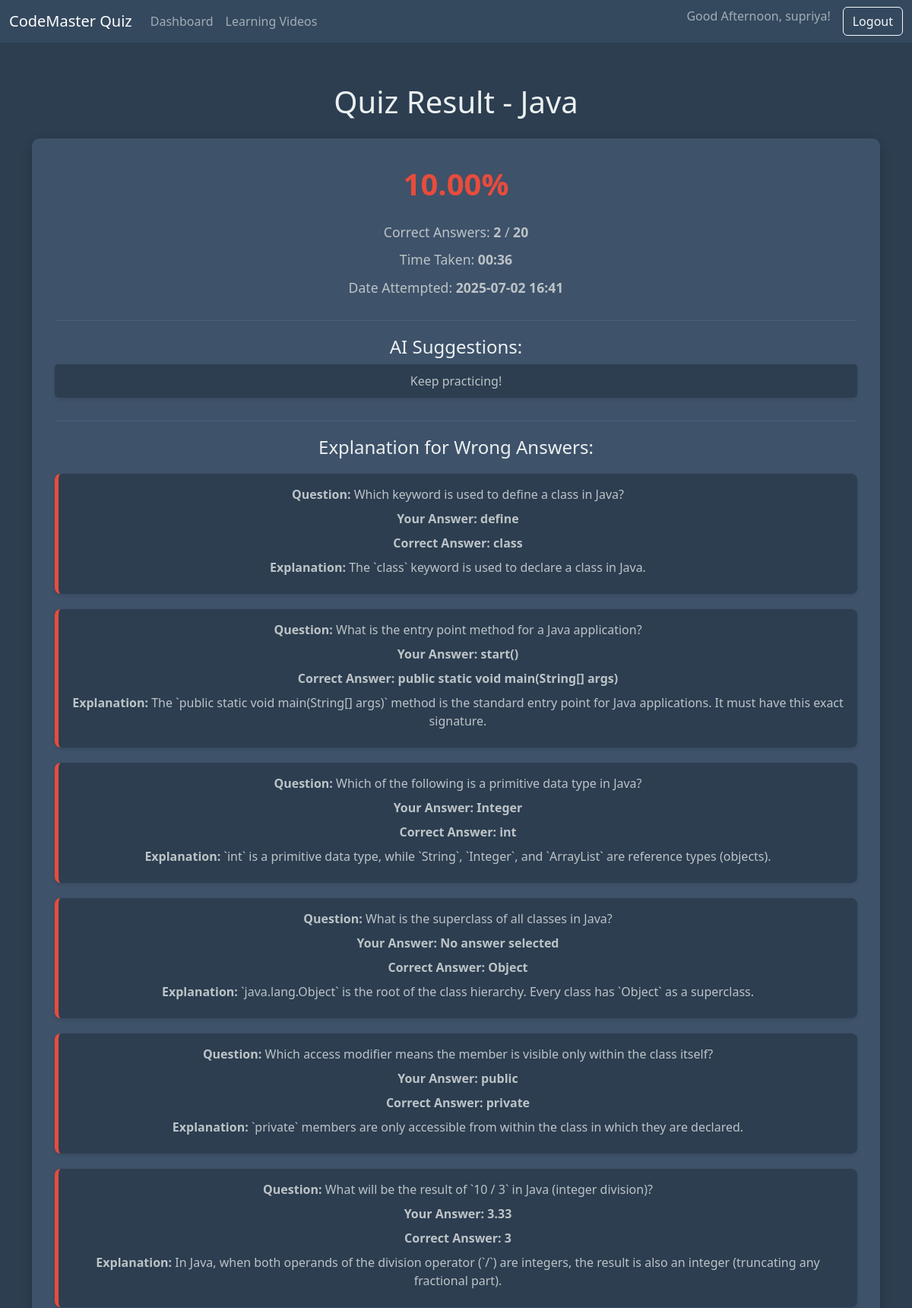
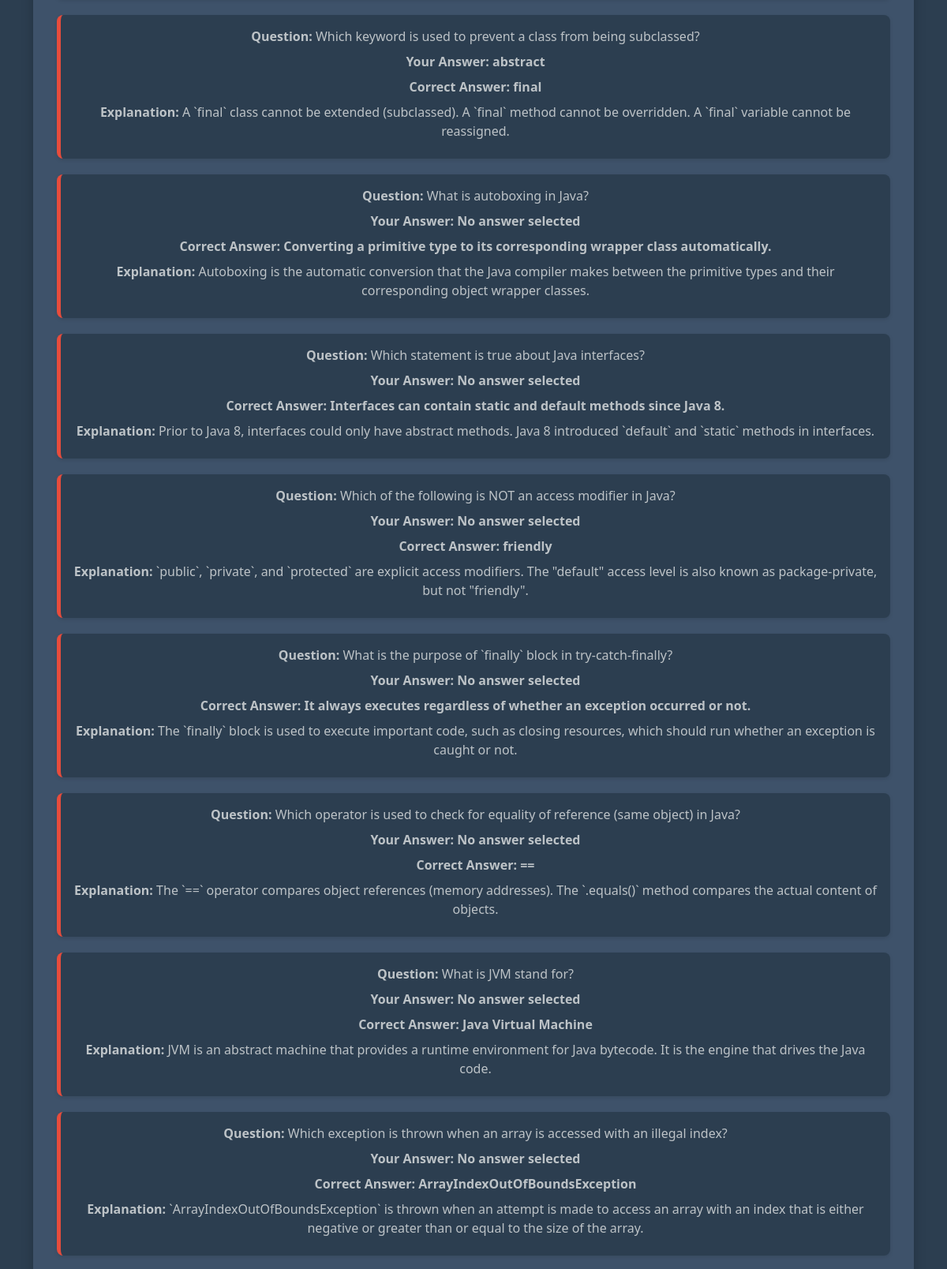
/result/2 (signed in, upper part), run on the app's committed database (2 pictures, top to bottom).
### app.py (models this page shows, shortened)
class User(UserMixin, db.Model):
    id = db.Column(db.Integer, primary_key=True)
    username = db.Column(db.String(80), unique=True, nullable=False)
    password_hash = db.Column(db.String(120), nullable=False)
    quiz_attempts = db.relationship('QuizAttempt', backref='user', lazy=True) # One-to-many relationship

class QuizAttempt(db.Model):
    id = db.Column(db.Integer, primary_key=True)
    user_id = db.Column(db.Integer, db.ForeignKey('user.id'), nullable=False)
    quiz_language = db.Column(db.String(50), nullable=False)
    score = db.Column(db.Float, nullable=False)
    total_questions = db.Column(db.Integer, nullable=False)
    correct_answers = db.Column(db.Integer, nullable=False)
    time_taken_seconds = db.Column(db.Integer)
    date_attempted = db.Column(db.DateTime, nullable=False, default=datetime.utcnow)
    wrong_answers_details = db.Column(db.Text) # JSON string of list of dicts

### app.py (the view)
@app.route('/result/<int:attempt_id>')
@login_required
def result(attempt_id):
    attempt = db.session.get(QuizAttempt, attempt_id)
    if not attempt or attempt.user_id != current_user.id:
        flash('Attempt not found or you do not have permission to view it.', 'danger')
        return redirect(url_for('dashboard'))
    wrong_answers = json.loads(attempt.wrong_answers_details) if attempt.wrong_answers_details else []
    suggestions = ["Review these topics to improve.", "Practice similar questions."]
    if attempt.score >= 80:
        suggestions = ["Great performance!"]
    elif attempt.score >= 50:
        suggestions = ["Good progress!"]
    else:
        suggestions = ["Keep practicing!"]
    return render_template('result.html', attempt=attempt, wrong_answers=wrong_answers, suggestions=suggestions)

### app.py (called while the page is built)
@login_manager.user_loader
def load_user(user_id):
    return db.session.get(User, int(user_id))

@app.before_request
def create_tables():
    db.create_all()

### templates/result.html (shortened to what this page needs)
<!DOCTYPE html>
<html lang="en">
<head>
    <link href="https://cdn.jsdelivr.net/npm/bootstrap@5.3.3/dist/css/bootstrap.min.css" rel="stylesheet">
    <link rel="stylesheet" href="https://cdnjs.cloudflare.com/ajax/libs/font-awesome/6.0.0-beta3/css/all.min.css">
</head>
<body>
    <nav class="navbar navbar-expand-lg navbar-dark bg-dark">
        <div class="container-fluid">
            <a class="navbar-brand" href="{{ url_for('dashboard') }}">CodeMaster Quiz</a>
            <div class="collapse navbar-collapse" id="navbarNav">
                <ul class="navbar-nav me-auto mb-2 mb-lg-0">
                    <li class="nav-item">
                        <a class="nav-link" href="{{ url_for('dashboard') }}">Dashboard</a>
                    </li>
                    <li class="nav-item">
                        <a class="nav-link" href="{{ url_for('videos') }}">Learning Videos</a>
                    </li>
                </ul>
                <ul class="navbar-nav ms-auto">
                    <li class="nav-item">
                        <span class="navbar-text me-3">
                            Good Afternoon, {{ current_user.username }}!
                        </span>
                    </li>
                    <li class="nav-item">
                        <a class="btn btn-outline-light" href="{{ url_for('logout') }}">Logout</a>
                    </li>
                </ul>
            </div>
        </div>
    </nav>
    <div class="container mt-4">
        <h1 class="text-center mb-4">Quiz Result - {{ attempt.quiz_language|capitalize }}</h1>
        <div class="result-container text-center">
            <p class="score-display {% if attempt.score < 50 %}fail{% endif %}">
                {{ "%.2f"|format(attempt.score) }}%
            </p>
            <div class="summary">
                <p>Correct Answers: <strong>{{ attempt.correct_answers }}</strong> / <strong>{{ attempt.total_questions }}</strong></p>
                <p>Time Taken: <strong>
                    {% if attempt.time_taken_seconds %}
                        {{ "%02d:%02d"|format(attempt.time_taken_seconds // 60, attempt.time_taken_seconds % 60) }}
                    {% else %}
                        N/A
                    {% endif %}
                </strong></p>
                <p>Date Attempted: <strong>{{ attempt.date_attempted.strftime('%Y-%m-%d %H:%M') }}</strong></p>
            </div>
            <div class="suggestions-section">
                <h4>AI Suggestions:</h4>
                {% if suggestions %}
                    <ul>
                        {% for suggestion in suggestions %}
                            <li>{{ suggestion }}</li>
                        {% endfor %}
                    </ul>
                {% else %}
                    <p>No specific suggestions at this time.</p>
                {% endif %}
            </div>
            <div class="wrong-answers-section">
                <h4>Explanation for Wrong Answers:</h4>
                {% if wrong_answers %}
                    {% for detail in wrong_answers %}
                        <div class="wrong-answer-detail">
                            <p><strong>Question:</strong> {{ detail.question }}</p>
                            <p class="user-info"><strong>Your Answer:</strong> {{ detail.user_answer or 'No answer selected' }}</p>
                            <p class="correct-info"><strong>Correct Answer:</strong> {{ detail.correct_answer }}</p>
                            <p><strong>Explanation:</strong> {{ detail.explanation }}</p>
                        </div>
                    {% endfor %}
                {% else %}
                    <p>Great job! No wrong answers to explain.</p>
                {% endif %}
            </div>
        </div>
    </div>
</body>
</html>

### templates/result.html (style rules this page uses)
body { background-color: #2c3e50; color: #ecf0f1; font-family: 'Segoe UI', Tahoma, Geneva, Verdana, sans-serif; }
.navbar { background-color: #34495e !important; }
.container { padding-top: 30px; padding-bottom: 30px; }
h1, h2, h3, h4, h5, h6 { color: #ecf0f1; }
.result-container { background-color: #3e526a; border-radius: 10px; box-shadow: 0 6px 15px rgba(0, 0, 0, 0.2); padding: 30px; margin-bottom: 30px; }
.score-display { font-size: 2.5em; font-weight: bold; color: #2ecc71; margin-bottom: 20px; }
.score-display.fail { color: #e74c3c; }
.summary p { font-size: 1.1em; margin-bottom: 10px; color: #bdc3c7; }
.wrong-answers-section { margin-top: 30px; border-top: 1px solid #4a607a; padding-top: 20px; }
.wrong-answer-detail { border-left: 5px solid #e74c3c; padding-left: 15px; margin-top: 20px; background-color: #2c3e50; padding: 15px; border-radius: 8px; box-shadow: 0 2px 5px rgba(0, 0, 0, 0.1); }
.wrong-answer-detail p { margin-bottom: 8px; color: #bdc3c7; }
.correct-info { color: #2ecc71; font-weight: bold; }
.user-info { color: #f39c12; font-weight: bold; }
.suggestions-section { margin-top: 30px; border-top: 1px solid #4a607a; padding-top: 20px; }
.suggestions-section ul { list-style: none; padding-left: 0; }
.suggestions-section ul li { background-color: #2c3e50; padding: 10px 15px; border-radius: 5px; margin-bottom: 8px; color: #bdc3c7; box-shadow: 0 2px 5px rgba(0, 0, 0, 0.1); }

### data on the page
User: username "supriya"
QuizAttempt: quiz_language "Java", score "10.00", correct_answers "2", total_questions "20", time_taken_seconds "00:36", date_attempted "2025-07-02 16:41"

### other printed values
{{ suggestion }} "Keep practicing!"
{{ detail.question }} "Which keyword is used to define a class in Java?" "What is the entry point method for a Java application?" "Which of the following is a primitive data type in Java?" "What is the superclass of all classes in Java?" "Which access modifier means the member is visible only within the class itself?" "What will be the result of `10 / 3` in Java (integer division)?" "Which keyword is used to prevent a class from being subclassed?" "What is autoboxing in Java?" "Which statement is true about Java interfaces?" "Which of the following is NOT an access modifier in Java?" "What is the purpose of `finally` block in try-catch-finally?" "Which operator is used to check for equality of reference (same object) in Java?" "What is JVM stand for?" "Which exception is thrown when an array is accessed with an illegal index?"
{{ detail.user_answer or 'No answer selected' }} "define" "start()" "Integer" "No answer selected" "public" "3.33" "abstract" "No answer selected" "No answer selected" "No answer selected" "No answer selected" "No answer selected" "No answer selected" "No answer selected"
{{ detail.correct_answer }} "class" "public static void main(String[] args)" "int" "Object" "private" "3" "final" "Converting a primitive type to its corresponding wrapper class automatically." "Interfaces can contain static and default methods since Java 8." "friendly" "It always executes regardless of whether an exception occurred or not." "==" "Java Virtual Machine" "ArrayIndexOutOfBoundsException"
{{ detail.explanation }} "The `class` keyword is used to declare a class in Java." "The `public static void main(String[] args)` method is the standard entry point for Java applications. It must have this exact signature." "`int` is a primitive data type, while `String`, `Integer`, and `ArrayList` are reference types (objects)." "`java.lang.Object` is the root of the class hierarchy. Every class has `Object` as a superclass." "`private` members are only accessible from within the class in which they are declared." "In Java, when both operands of the division operator (`/`) are integers, the result is also an integer (truncating any fractional part)." "A `final` class cannot be extended (subclassed). A `final` method cannot be overridden. A `final` variable cannot be reassigned." "Autoboxing is the automatic conversion that the Java compiler makes between the primitive types and their corresponding object wrapper classes." "Prior to Java 8, interfaces could only have abstract methods. Java 8 introduced `default` and `static` methods in interfaces." "`public`, `private`, and `protected` are explicit access modifiers. The \"default\" access level is also known as package-private, but not \"friendly\"." "The `finally` block is used to execute important code, such as closing resources, which should run whether an exception is caught or not." "The `==` operator compares object references (memory addresses). The `.equals()` method compares the actual content of objects." "JVM is an abstract machine that provides a runtime environment for Java bytecode. It is the engine that drives the Java code." "`ArrayIndexOutOfBoundsException` is thrown when an attempt is made to access an array with an index that is either negative or greater than or equal to the size of the array."
